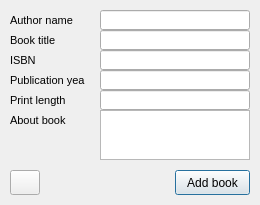
<?xml version="1.0" encoding="UTF-8"?>
<ui version="4.0">
 <class>Book</class>
 <widget class="QDialog" name="Book">
  <property name="geometry">
   <rect>
    <x>0</x>
    <y>0</y>
    <width>260</width>
    <height>205</height>
   </rect>
  </property>
  <property name="windowTitle">
   <string>Add book</string>
  </property>
  <property name="windowIcon">
   <iconset resource="resources.qrc">
    <normaloff>:/Files/Resources/Icons/library_icon.ico</normaloff>:/Files/Resources/Icons/library_icon.ico</iconset>
  </property>
  <property name="whatsThis">
   <string/>
  </property>
  <widget class="QLabel" name="label">
   <property name="geometry">
    <rect>
     <x>10</x>
     <y>10</y>
     <width>75</width>
     <height>20</height>
    </rect>
   </property>
   <property name="font">
    <font>
     <pointsize>8</pointsize>
     <weight>50</weight>
     <bold>false</bold>
    </font>
   </property>
   <property name="text">
    <string>Author name</string>
   </property>
  </widget>
  <widget class="QLabel" name="label_2">
   <property name="geometry">
    <rect>
     <x>10</x>
     <y>30</y>
     <width>75</width>
     <height>20</height>
    </rect>
   </property>
   <property name="font">
    <font>
     <pointsize>8</pointsize>
     <weight>50</weight>
     <bold>false</bold>
    </font>
   </property>
   <property name="text">
    <string>Book title</string>
   </property>
  </widget>
  <widget class="QLabel" name="label_3">
   <property name="geometry">
    <rect>
     <x>10</x>
     <y>50</y>
     <width>75</width>
     <height>20</height>
    </rect>
   </property>
   <property name="font">
    <font>
     <pointsize>8</pointsize>
     <weight>50</weight>
     <bold>false</bold>
    </font>
   </property>
   <property name="text">
    <string>ISBN</string>
   </property>
  </widget>
  <widget class="QLabel" name="label_5">
   <property name="geometry">
    <rect>
     <x>10</x>
     <y>70</y>
     <width>75</width>
     <height>20</height>
    </rect>
   </property>
   <property name="font">
    <font>
     <pointsize>8</pointsize>
     <weight>50</weight>
     <bold>false</bold>
    </font>
   </property>
   <property name="text">
    <string>Publication year</string>
   </property>
  </widget>
  <widget class="QLabel" name="label_6">
   <property name="geometry">
    <rect>
     <x>10</x>
     <y>90</y>
     <width>75</width>
     <height>20</height>
    </rect>
   </property>
   <property name="font">
    <font>
     <pointsize>8</pointsize>
     <weight>50</weight>
     <bold>false</bold>
    </font>
   </property>
   <property name="text">
    <string>Print length</string>
   </property>
  </widget>
  <widget class="QLabel" name="label_7">
   <property name="geometry">
    <rect>
     <x>10</x>
     <y>110</y>
     <width>75</width>
     <height>20</height>
    </rect>
   </property>
   <property name="font">
    <font>
     <pointsize>8</pointsize>
     <weight>50</weight>
     <bold>false</bold>
    </font>
   </property>
   <property name="text">
    <string>About book</string>
   </property>
  </widget>
  <widget class="QLineEdit" name="line_edit_author">
   <property name="geometry">
    <rect>
     <x>100</x>
     <y>10</y>
     <width>150</width>
     <height>20</height>
    </rect>
   </property>
   <property name="maxLength">
    <number>30</number>
   </property>
  </widget>
  <widget class="QLineEdit" name="line_edit_title">
   <property name="geometry">
    <rect>
     <x>100</x>
     <y>30</y>
     <width>150</width>
     <height>20</height>
    </rect>
   </property>
   <property name="maxLength">
    <number>30</number>
   </property>
  </widget>
  <widget class="QLineEdit" name="line_edit_ISBN">
   <property name="geometry">
    <rect>
     <x>100</x>
     <y>50</y>
     <width>150</width>
     <height>20</height>
    </rect>
   </property>
   <property name="cursor">
    <cursorShape>IBeamCursor</cursorShape>
   </property>
   <property name="inputMethodHints">
    <set>Qt::ImhDigitsOnly</set>
   </property>
   <property name="inputMask">
    <string>9999999999999</string>
   </property>
   <property name="text">
    <string/>
   </property>
   <property name="maxLength">
    <number>13</number>
   </property>
   <property name="echoMode">
    <enum>QLineEdit::Normal</enum>
   </property>
   <property name="cursorPosition">
    <number>13</number>
   </property>
   <property name="placeholderText">
    <string/>
   </property>
  </widget>
  <widget class="QLineEdit" name="line_edit_publ_year">
   <property name="geometry">
    <rect>
     <x>100</x>
     <y>70</y>
     <width>150</width>
     <height>20</height>
    </rect>
   </property>
   <property name="inputMethodHints">
    <set>Qt::ImhDigitsOnly</set>
   </property>
   <property name="inputMask">
    <string>9999</string>
   </property>
  </widget>
  <widget class="QLineEdit" name="line_edit_pr_len">
   <property name="geometry">
    <rect>
     <x>100</x>
     <y>90</y>
     <width>150</width>
     <height>20</height>
    </rect>
   </property>
   <property name="inputMethodHints">
    <set>Qt::ImhDigitsOnly</set>
   </property>
   <property name="inputMask">
    <string>9999</string>
   </property>
  </widget>
  <widget class="QTextEdit" name="text_edit_about_book">
   <property name="geometry">
    <rect>
     <x>100</x>
     <y>110</y>
     <width>150</width>
     <height>50</height>
    </rect>
   </property>
  </widget>
  <widget class="QPushButton" name="btn_add_book">
   <property name="geometry">
    <rect>
     <x>175</x>
     <y>170</y>
     <width>75</width>
     <height>25</height>
    </rect>
   </property>
   <property name="text">
    <string>Add book</string>
   </property>
  </widget>
  <widget class="QPushButton" name="btn_back">
   <property name="geometry">
    <rect>
     <x>10</x>
     <y>170</y>
     <width>30</width>
     <height>25</height>
    </rect>
   </property>
   <property name="text">
    <string/>
   </property>
   <property name="icon">
    <iconset resource="resources.qrc">
     <normaloff>:/Files/Resources/Icons/back.ico</normaloff>:/Files/Resources/Icons/back.ico</iconset>
   </property>
   <property name="iconSize">
    <size>
     <width>25</width>
     <height>20</height>
    </size>
   </property>
  </widget>
 </widget>
 <resources>
  <include location="resources.qrc"/>
 </resources>
 <connections/>
</ui>
